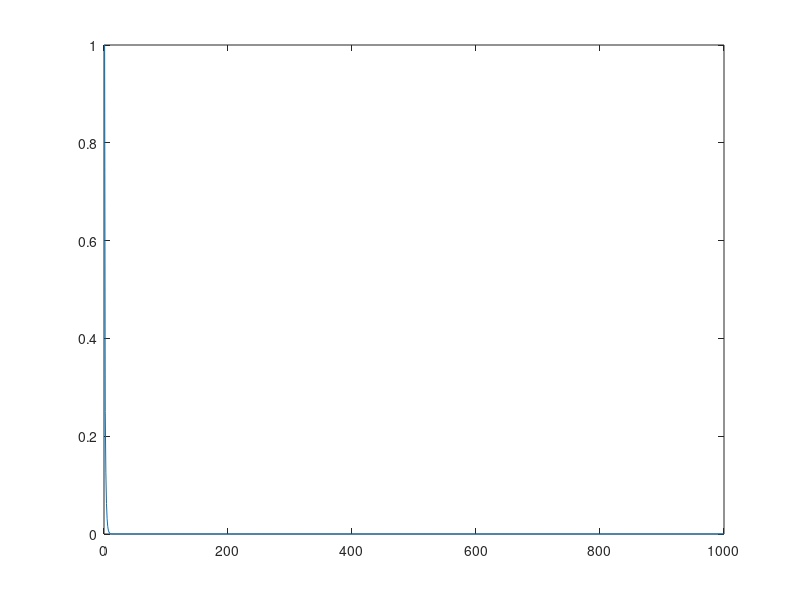

This chart was generated by the following MATLAB code:
function AR1
n=1000;
phi=0.5;
var=0.1;
for i = 1:n
x(i)=i;
end
e = wgn(n+1,1,0.1);
yt(1)=0;
for j=2:n+1
    yt(j)=(phi*yt(j-1))+e(j);
end
%display(yt);
for j=1:n
    y(j) = yt(j+1);
end
display(y);
p(1)=1;
for j=2:n
    p(j)=phi^j;
end
display(p);
plot(x,p);
end

